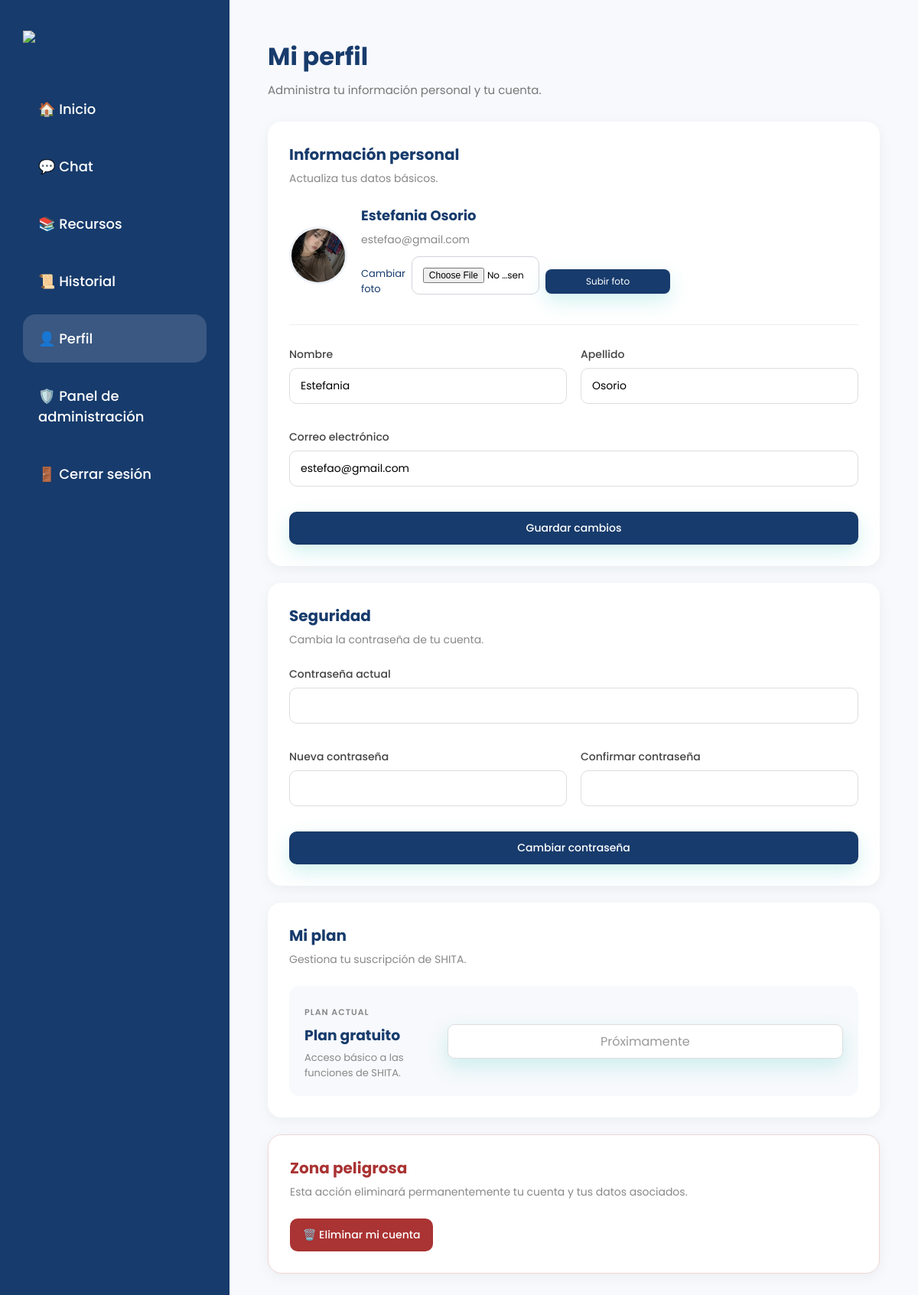
The app's page /?url=perfil (signed in) with its own data.
### tables this page shows
CREATE TABLE `usuarios` (
  `id_usuario` int(11) NOT NULL,
  `nombre` varchar(100) NOT NULL,
  `apellido` varchar(100) NOT NULL,
  `correo` varchar(150) NOT NULL,
  `password` varchar(255) NOT NULL,
  `foto` varchar(255) DEFAULT 'default.png',
  `estado` enum('Activo','Inactivo') DEFAULT 'Activo',
  `fecha_registro` timestamp NOT NULL DEFAULT current_timestamp(),
  `id_rol` int(11) NOT NULL
);

### app/core/Controller.php (called while the page is built, shortened)
<?php
class Controller
{
    public function model($modelo)
    {
        return new $modelo();
    }
    public function view($vista, $datos = [])
    {
        extract($datos);
        require_once "app/views/" . $vista . ".php";
    }
}

### app/controllers/PerfilController.php (called while the page is built, shortened)
<?php
require_once "app/core/Controller.php";
class PerfilController extends Controller
{
    private $usuario;
    public function __construct()
    {
        $this->usuario = $this->model("Usuario");
    }
    public function index()
    {
        $id_usuario = $_SESSION["id_usuario"];
        $usuario = $this->usuario->obtenerPorId($id_usuario);
        $this->view("perfil/perfil", [
            "pagina" => "perfil",
            "usuario" => $usuario
        ]);
    }
}

### index.php (called while the page is built, shortened)
<?php
$router = new Router();
$router->cargar();

### config/Database.php (called while the page is built)
<?php
class Database
{
    private $host = "localhost";
    private $dbname = "shita";
    private $username = "root";
    private $password = "";
    private $charset = "utf8mb4";
    public function conectar()
    {
        try {
            $dsn = "mysql:host={$this->host};dbname={$this->dbname};charset={$this->charset}";
            $conexion = new PDO(
                $dsn,
                $this->username,
                $this->password
            );
            $conexion->setAttribute(PDO::ATTR_ERRMODE, PDO::ERRMODE_EXCEPTION);
            return $conexion;
        } catch (PDOException $e) {
            die("Error de conexión: " . $e->getMessage());
        }
    }
}

### app/core/Model.php (called while the page is built, shortened)
<?php
require_once "config/Database.php";
class Model
{
    public function __construct()
    {
        $database = new Database();
        $this->db = $database->conectar();
    }
}

### app/models/Usuario.php (called while the page is built, shortened)
<?php
require_once "app/core/Model.php";
class Usuario extends Model
{
    public function obtenerPorId($id_usuario)
    {
        $sql = "SELECT *
                FROM usuarios
                WHERE id_usuario = :id_usuario
                LIMIT 1";
        $stmt = $this->db->prepare($sql);
        $stmt->execute([
            "id_usuario" => $id_usuario
        ]);
        return $stmt->fetch(PDO::FETCH_ASSOC);
    }
}

### app/views/perfil/perfil.php (the view, shortened to what this page needs)
<?php
require_once "app/views/layouts/header.php";
?>
<div class="dashboard">
    <?php require_once "app/views/components/sidebar.php"; ?>
    <main class="perfil-page">
        <div class="perfil-header">
            <h1>Mi perfil</h1>
            <p>Administra tu información personal y tu cuenta.</p>
        </div>
        <section class="perfil-card">
            <div class="perfil-card-header">
                <div>
                    <h2>Información personal</h2>
                    <p>Actualiza tus datos básicos.</p>
                </div>
            </div>
            <div class="perfil-foto">
                <img src="<?= URL ?>public/img/<?= htmlspecialchars($usuario["foto"] ?? "default.png") ?>"
                    alt="Foto de perfil">
                <div>
                    <h3>
                        <?= htmlspecialchars($usuario["nombre"]) ?>
                        <?= htmlspecialchars($usuario["apellido"]) ?>
                    </h3>
                    <span>
                        <?= htmlspecialchars($usuario["correo"]) ?>
                    </span>
                    <form action="<?= URL ?>?url=perfil/foto" method="POST" enctype="multipart/form-data"
                        class="foto-form">
                        <label for="foto">
                            Cambiar foto
                        </label>
                        <input type="file" id="foto" name="foto" accept="image/png,image/jpeg,image/webp" required>
                        <button type="submit">
                            Subir foto
                        </button>
                    </form>
                </div>
            </div>
            <form action="<?= URL ?>?url=perfil/actualizar" method="POST" class="perfil-form">
                <div class="campo-grupo">
                    <div class="campo">
                        <label>Nombre</label>
                        <input type="text" name="nombre" value="<?= htmlspecialchars($usuario["nombre"]) ?>" required>
                    </div>
                    <div class="campo">
                        <label>Apellido</label>
                        <input type="text" name="apellido" value="<?= htmlspecialchars($usuario["apellido"]) ?>"
                            required>
                    </div>
                </div>
                <div class="campo">
                    <label>Correo electrónico</label>
                    <input type="email" name="correo" value="<?= htmlspecialchars($usuario["correo"]) ?>" required>
                </div>
                <button type="submit" class="btn-principal">
                    Guardar cambios
                </button>
            </form>
        </section>
        <section class="perfil-card">
            <div class="perfil-card-header">
                <div>
                    <h2>Seguridad</h2>
                    <p>Cambia la contraseña de tu cuenta.</p>
                </div>
            </div>
            <form action="<?= URL ?>?url=perfil/password" method="POST" class="perfil-form">
                <div class="campo">
                    <label>Contraseña actual</label>
                    <input type="password" name="password_actual" required>
                </div>
                <div class="campo-grupo">
                    <div class="campo">
                        <label>Nueva contraseña</label>
                        <input type="password" name="password_nueva" minlength="6" required>
                    </div>
                    <div class="campo">
                        <label>Confirmar contraseña</label>
                        <input type="password" name="confirmar_password" minlength="6" required>
                    </div>
                </div>
                <button type="submit" class="btn-principal">
                    Cambiar contraseña
                </button>
            </form>
        </section>
        <section class="perfil-card">
            <div class="perfil-card-header">
                <div>
                    <h2>Mi plan</h2>
                    <p>Gestiona tu suscripción de SHITA.</p>
                </div>
            </div>
            <div class="plan-actual">
                <div>
                    <span class="plan-label">
                        PLAN ACTUAL
                    </span>
                    <h3>Plan gratuito</h3>
                    <p>
                        Acceso básico a las funciones de SHITA.
                    </p>
                </div>
                <button type="button" class="btn-secundario" disabled>
                    Próximamente
                </button>
            </div>
        </section>
        <section class="perfil-card peligro">
            <div class="perfil-card-header">
                <div>
                    <h2>Zona peligrosa</h2>
                    <p>
                        Esta acción eliminará permanentemente tu cuenta
                        y tus datos asociados.
                    </p>
                </div>
            </div>
            <a href="<?= URL ?>?url=perfil/eliminar" class="btn-eliminar" onclick="return confirm(
                    '¿Seguro que quieres eliminar tu cuenta? Esta acción no se puede deshacer.'
                );">
                🗑️ Eliminar mi cuenta
            </a>
        </section>
    </main>
</div>
<?php require_once "app/views/layouts/footer.php"; ?>

### public/css/style.css (style rules this page uses)
* { margin:0; padding:0; box-sizing:border-box; font-family:'Poppins',sans-serif; }
body { background:#F8FAFC; }
input { width:100%; padding:14px; margin-bottom:15px; border-radius:10px; border:1px solid #D1D5DB; font-size:16px; transition:.3s; }
button { width:100%; padding:15px; border:none; border-radius:10px; background:linear-gradient(135deg,#4FD1C5,#A78BFA); color:white; font-size:16px; cursor:pointer; transition:.3s; box-shadow:0 10px 25px rgba(79,209,197,.25); }

### public/css/perfil.css (style rules this page uses)
.dashboard { display: flex; min-height: 100vh; }
.perfil-page { flex: 1; min-height: 100vh; padding: 50px; box-sizing: border-box; background: #f7f9fc; }
.perfil-header { margin-bottom: 30px; }
.perfil-header h1 { margin: 0; color: #173B6C; font-size: 32px; }
.perfil-header p { margin-top: 8px; color: #777; font-size: 15px; }
.perfil-card { max-width: 900px; margin-bottom: 22px; padding: 28px; background: white; border-radius: 18px; box-shadow: 0 4px 18px rgba(0, 0, 0, 0.05); box-sizing: border-box; }
.perfil-card-header { margin-bottom: 24px; }
.perfil-card-header h2 { margin: 0; color: #173B6C; font-size: 20px; }
.perfil-card-header p { margin: 6px 0 0; color: #888; font-size: 14px; }
.perfil-foto { display: flex; align-items: center; gap: 18px; margin-bottom: 28px; padding-bottom: 24px; border-bottom: 1px solid #eeeeee; }
.perfil-foto img { width: 76px; height: 76px; object-fit: cover; border-radius: 50%; border: 3px solid #eef2f7; }
.perfil-foto h3 { margin: 0 0 5px; color: #173B6C; font-size: 18px; }
.perfil-foto span { color: #888; font-size: 14px; }
.perfil-form { display: flex; flex-direction: column; gap: 18px; }
.campo-grupo { display: grid; grid-template-columns: 1fr 1fr; gap: 18px; }
.campo { display: flex; flex-direction: column; gap: 7px; }
.campo label { color: #444; font-size: 14px; font-weight: 500; }
.campo input { width: 100%; padding: 12px 14px; box-sizing: border-box; border: 1px solid #dddddd; border-radius: 10px; outline: none; font-family: inherit; font-size: 14px; transition: 0.2s; }
.btn-principal { align-self: flex-start; padding: 11px 18px; border: none; border-radius: 10px; background: #173B6C; color: white; font-family: inherit; font-size: 14px; font-weight: 500; cursor: pointer; transition: 0.2s; }
.plan-actual { display: flex; align-items: center; justify-content: space-between; padding: 20px; border-radius: 14px; background: #f7f9fc; }
.plan-label { color: #888; font-size: 11px; font-weight: 600; letter-spacing: 1px; }
.plan-actual h3 { margin: 5px 0; color: #173B6C; }
.plan-actual p { margin: 0; color: #888; font-size: 13px; }
.btn-secundario { padding: 9px 15px; border: 1px solid #ddd; border-radius: 9px; background: white; color: #999; cursor: not-allowed; }
.perfil-card.peligro { border: 1px solid #f0d6d6; }
.perfil-card.peligro h2 { color: #a33; }
.btn-eliminar { display: inline-block; padding: 11px 17px; border-radius: 10px; background: #a33; color: white; text-decoration: none; font-size: 14px; font-weight: 500; transition: 0.2s; }
.foto-form { display: flex; align-items: center; gap: 8px; margin-top: 10px; }
.foto-form label { color: #173B6C; font-size: 13px; cursor: pointer; }
.foto-form input[type="file"] { max-width: 220px; font-size: 12px; }
.foto-form button { padding: 7px 12px; border: none; border-radius: 8px; background: #173B6C; color: white; font-family: inherit; font-size: 12px; cursor: pointer; }

### records on screen
usuarios: foto (picture), nombre "Estefania", apellido "Osorio", correo "estefao@gmail.com"
